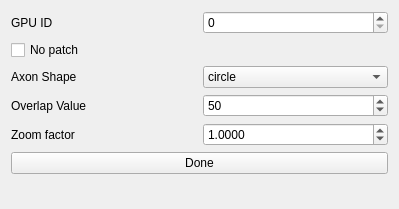
<?xml version="1.0" encoding="UTF-8"?>
<ui version="4.0">
 <class>Settings_menu_ui</class>
 <widget class="QWidget" name="Settings_menu_ui">
  <property name="windowModality">
   <enum>Qt::WindowModal</enum>
  </property>
  <property name="geometry">
   <rect>
    <x>0</x>
    <y>0</y>
    <width>399</width>
    <height>209</height>
   </rect>
  </property>
  <property name="windowTitle">
   <string>Settings menu</string>
  </property>
  <layout class="QVBoxLayout" name="verticalLayout">
   <item>
    <layout class="QHBoxLayout" name="horizontalLayout_6">
     <item>
      <widget class="QLabel" name="label_5">
       <property name="text">
        <string>GPU ID</string>
       </property>
      </widget>
     </item>
     <item>
      <widget class="QSpinBox" name="gpu_id_spinBox"/>
     </item>
    </layout>
   </item>
   <item>
    <layout class="QHBoxLayout" name="horizontalLayout_5">
     <item>
      <widget class="QCheckBox" name="no_patch_checkBox">
       <property name="text">
        <string>No patch</string>
       </property>
      </widget>
     </item>
    </layout>
   </item>
   <item>
    <layout class="QHBoxLayout" name="horizontalLayout_4">
     <item>
      <widget class="QLabel" name="label_4">
       <property name="text">
        <string>Axon Shape</string>
       </property>
      </widget>
     </item>
     <item>
      <widget class="QComboBox" name="axon_shape_comboBox">
       <item>
        <property name="text">
         <string>circle</string>
        </property>
       </item>
       <item>
        <property name="text">
         <string>ellipse</string>
        </property>
       </item>
      </widget>
     </item>
    </layout>
   </item>
   <item>
    <layout class="QHBoxLayout" name="horizontalLayout_2">
     <item>
      <widget class="QLabel" name="label">
       <property name="text">
        <string>Overlap Value</string>
       </property>
      </widget>
     </item>
     <item>
      <widget class="QSpinBox" name="overlap_value_spinBox">
       <property name="maximum">
        <number>1000</number>
       </property>
       <property name="value">
        <number>50</number>
       </property>
      </widget>
     </item>
    </layout>
   </item>
   <item>
    <layout class="QHBoxLayout" name="horizontalLayout">
     <item>
      <widget class="QLabel" name="label_3">
       <property name="text">
        <string>Zoom factor</string>
       </property>
      </widget>
     </item>
     <item>
      <widget class="QDoubleSpinBox" name="zoom_factor_spinBox">
       <property name="decimals">
        <number>4</number>
       </property>
       <property name="singleStep">
        <double>0.050000000000000</double>
       </property>
       <property name="stepType">
        <enum>QAbstractSpinBox::DefaultStepType</enum>
       </property>
       <property name="value">
        <double>1.000000000000000</double>
       </property>
      </widget>
     </item>
    </layout>
   </item>
   <item>
    <widget class="QPushButton" name="done_button">
     <property name="text">
      <string>Done</string>
     </property>
    </widget>
   </item>
   <item>
    <spacer name="verticalSpacer">
     <property name="orientation">
      <enum>Qt::Vertical</enum>
     </property>
     <property name="sizeHint" stdset="0">
      <size>
       <width>20</width>
       <height>40</height>
      </size>
     </property>
    </spacer>
   </item>
  </layout>
 </widget>
 <resources/>
 <connections/>
</ui>
